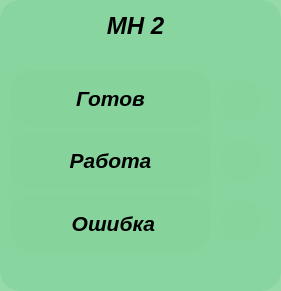
     <widget class="QFrame" name="frame_2">
      <property name="geometry">
       <rect>
        <x>320</x>
        <y>150</y>
        <width>281</width>
        <height>291</height>
       </rect>
      </property>
      <property name="styleSheet">
       <string notr="true">background-color: rgb(135, 212, 157,220); border-radius: 20</string>
      </property>
      <property name="frameShape">
       <enum>QFrame::StyledPanel</enum>
      </property>
      <property name="frameShadow">
       <enum>QFrame::Raised</enum>
      </property>
      <widget class="QLabel" name="label_11">
       <property name="geometry">
        <rect>
         <x>220</x>
         <y>200</y>
         <width>41</width>
         <height>41</height>
        </rect>
       </property>
       <property name="text">
        <string/>
       </property>
       <property name="pixmap">
        <pixmap resource="../ControlLaser_LinUDP/newprefix.qrc">:/newPrefix/png/blue-led-on.png</pixmap>
       </property>
       <property name="scaledContents">
        <bool>true</bool>
       </property>
      </widget>
      <widget class="QLabel" name="label_12">
       <property name="geometry">
        <rect>
         <x>220</x>
         <y>80</y>
         <width>41</width>
         <height>41</height>
        </rect>
       </property>
       <property name="text">
        <string/>
       </property>
       <property name="pixmap">
        <pixmap resource="../ControlLaser_LinUDP/newprefix.qrc">:/newPrefix/png/blue-led-on.png</pixmap>
       </property>
       <property name="scaledContents">
        <bool>true</bool>
       </property>
      </widget>
      <widget class="QLabel" name="label_13">
       <property name="geometry">
        <rect>
         <x>220</x>
         <y>140</y>
         <width>41</width>
         <height>41</height>
        </rect>
       </property>
       <property name="text">
        <string/>
       </property>
       <property name="pixmap">
        <pixmap resource="../ControlLaser_LinUDP/newprefix.qrc">:/newPrefix/png/blue-led-on.png</pixmap>
       </property>
       <property name="scaledContents">
        <bool>true</bool>
       </property>
      </widget>
      <widget class="QWidget" name="layoutWidget">
       <property name="geometry">
        <rect>
         <x>10</x>
         <y>70</y>
         <width>201</width>
         <height>181</height>
        </rect>
       </property>
       <layout class="QVBoxLayout" name="verticalLayout_2">
        <item>
         <widget class="QLabel" name="label_14">
          <property name="font">
           <font>
            <family>Arial</family>
            <pointsize>16</pointsize>
            <weight>75</weight>
            <italic>true</italic>
            <bold>true</bold>
           </font>
          </property>
          <property name="styleSheet">
           <string notr="true">background-color: rgb(135, 212, 157,220); border-radius: 20</string>
          </property>
          <property name="text">
           <string>Готов</string>
          </property>
          <property name="alignment">
           <set>Qt::AlignCenter</set>
          </property>
         </widget>
        </item>
        <item>
         <widget class="QLabel" name="label_15">
          <property name="font">
           <font>
            <family>Arial</family>
            <pointsize>16</pointsize>
            <weight>75</weight>
            <italic>true</italic>
            <bold>true</bold>
           </font>
          </property>
          <property name="styleSheet">
           <string notr="true">background-color: rgb(135, 212, 157,220); border-radius: 20</string>
          </property>
          <property name="text">
           <string>Работа</string>
          </property>
          <property name="alignment">
           <set>Qt::AlignCenter</set>
          </property>
         </widget>
        </item>
        <item>
         <widget class="QLabel" name="label_16">
          <property name="font">
           <font>
            <family>Arial</family>
            <pointsize>16</pointsize>
            <weight>75</weight>
            <italic>true</italic>
            <bold>true</bold>
           </font>
          </property>
          <property name="text">
           <string> Ошибка</string>
          </property>
          <property name="alignment">
           <set>Qt::AlignCenter</set>
          </property>
         </widget>
        </item>
       </layout>
      </widget>
      <widget class="QLabel" name="label_17">
       <property name="geometry">
        <rect>
         <x>60</x>
         <y>10</y>
         <width>151</width>
         <height>31</height>
        </rect>
       </property>
       <property name="font">
        <font>
         <family>Arial</family>
         <pointsize>18</pointsize>
         <weight>75</weight>
         <italic>true</italic>
         <bold>true</bold>
        </font>
       </property>
       <property name="styleSheet">
        <string notr="true">background-color: rgb(135, 212, 157,0); border-radius: 20</string>
       </property>
       <property name="text">
        <string>МН 2</string>
       </property>
       <property name="alignment">
        <set>Qt::AlignCenter</set>
       </property>
      </widget>
     </widget>
